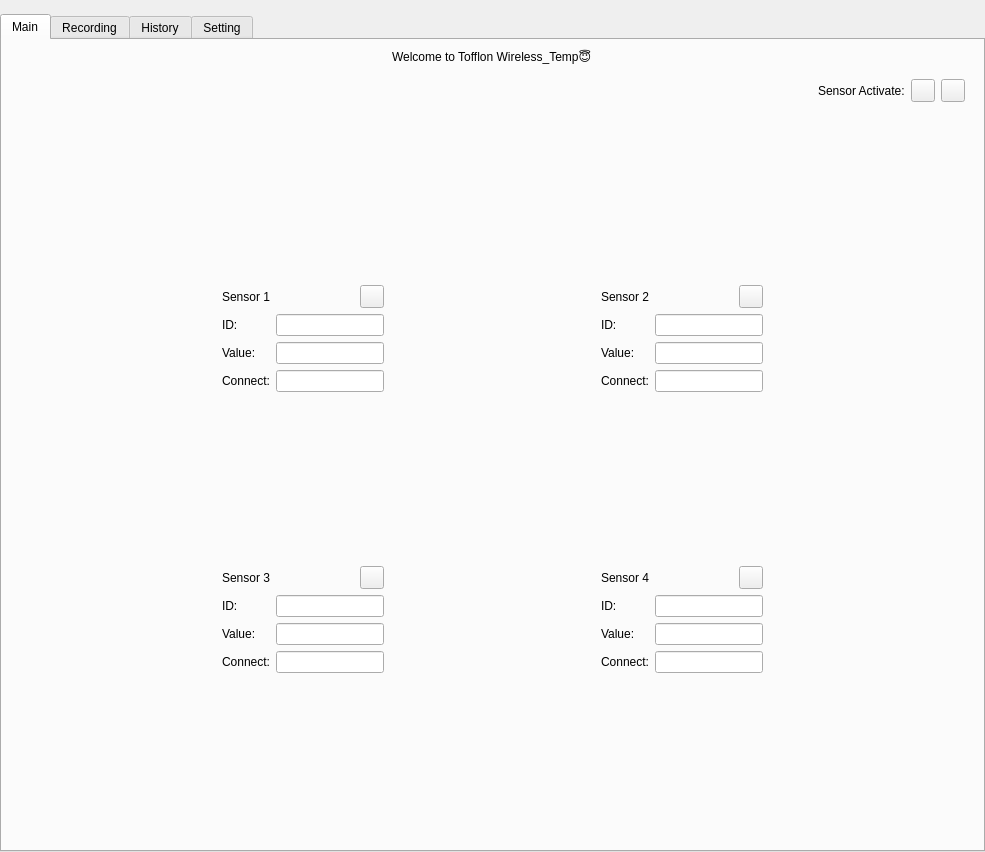
<?xml version="1.0" encoding="UTF-8"?>
<ui version="4.0">
 <class>Form2</class>
 <widget class="QWidget" name="Form2">
  <property name="geometry">
   <rect>
    <x>0</x>
    <y>0</y>
    <width>985</width>
    <height>852</height>
   </rect>
  </property>
  <property name="windowTitle">
   <string>Main</string>
  </property>
  <property name="styleSheet">
   <string notr="true">background-image: url(:/images_source/image/Bg (1).png);</string>
  </property>
  <layout class="QVBoxLayout" name="verticalLayout">
   <property name="spacing">
    <number>0</number>
   </property>
   <property name="leftMargin">
    <number>0</number>
   </property>
   <property name="topMargin">
    <number>0</number>
   </property>
   <property name="rightMargin">
    <number>0</number>
   </property>
   <property name="bottomMargin">
    <number>0</number>
   </property>
   <item>
    <widget class="QLabel" name="label">
     <property name="maximumSize">
      <size>
       <width>188</width>
       <height>77</height>
      </size>
     </property>
     <property name="text">
      <string/>
     </property>
     <property name="pixmap">
      <pixmap resource="main_source.qrc">:/images_source/image/Brand.png</pixmap>
     </property>
     <property name="scaledContents">
      <bool>true</bool>
     </property>
    </widget>
   </item>
   <item>
    <widget class="QTabWidget" name="tabWidget">
     <property name="enabled">
      <bool>true</bool>
     </property>
     <property name="currentIndex">
      <number>0</number>
     </property>
     <property name="iconSize">
      <size>
       <width>32</width>
       <height>32</height>
      </size>
     </property>
     <widget class="QWidget" name="tab_0">
      <attribute name="icon">
       <iconset resource="main_source.qrc">
        <normaloff>:/images_source/image/main.png</normaloff>:/images_source/image/main.png</iconset>
      </attribute>
      <attribute name="title">
       <string>Main</string>
      </attribute>
      <layout class="QVBoxLayout" name="verticalLayout_2">
       <item alignment="Qt::AlignHCenter">
        <widget class="LargeTitleLabel" name="LargeTitleLabel">
         <property name="text">
          <string>Welcome to Tofflon Wireless_Temp😇</string>
         </property>
        </widget>
       </item>
       <item>
        <widget class="QWidget" name="widget" native="true">
         <layout class="QHBoxLayout" name="horizontalLayout">
          <item>
           <spacer name="horizontalSpacer">
            <property name="orientation">
             <enum>Qt::Horizontal</enum>
            </property>
            <property name="sizeHint" stdset="0">
             <size>
              <width>40</width>
              <height>20</height>
             </size>
            </property>
           </spacer>
          </item>
          <item>
           <widget class="BodyLabel" name="BodyLabel">
            <property name="text">
             <string>Sensor Activate:</string>
            </property>
           </widget>
          </item>
          <item>
           <widget class="PrimaryToolButton" name="PrimaryToolButton">
            <property name="icon">
             <iconset resource="main_source.qrc">
              <normaloff>:/images_source/image/运行.png</normaloff>:/images_source/image/运行.png</iconset>
            </property>
           </widget>
          </item>
          <item>
           <widget class="ToolButton" name="ToolButton">
            <property name="icon">
             <iconset resource="main_source.qrc">
              <normaloff>:/images_source/image/结束.png</normaloff>:/images_source/image/结束.png</iconset>
            </property>
           </widget>
          </item>
         </layout>
        </widget>
       </item>
       <item>
        <widget class="QWidget" name="widget_2" native="true">
         <layout class="QGridLayout" name="gridLayout_7">
          <item row="1" column="3">
           <widget class="QWidget" name="widget_4" native="true">
            <layout class="QGridLayout" name="gridLayout_3">
             <item row="3" column="1" colspan="2">
              <widget class="LineEdit" name="LineEdit_9">
               <property name="focusPolicy">
                <enum>Qt::NoFocus</enum>
               </property>
               <property name="contextMenuPolicy">
                <enum>Qt::NoContextMenu</enum>
               </property>
              </widget>
             </item>
             <item row="1" column="1" colspan="2">
              <widget class="LineEdit" name="LineEdit_7">
               <property name="focusPolicy">
                <enum>Qt::NoFocus</enum>
               </property>
               <property name="contextMenuPolicy">
                <enum>Qt::NoContextMenu</enum>
               </property>
              </widget>
             </item>
             <item row="2" column="0">
              <widget class="BodyLabel" name="BodyLabel_10">
               <property name="text">
                <string>Value:</string>
               </property>
              </widget>
             </item>
             <item row="1" column="0">
              <widget class="BodyLabel" name="BodyLabel_9">
               <property name="text">
                <string>ID:</string>
               </property>
              </widget>
             </item>
             <item row="3" column="0">
              <widget class="BodyLabel" name="BodyLabel_8">
               <property name="text">
                <string>Connect:</string>
               </property>
              </widget>
             </item>
             <item row="0" column="2">
              <widget class="ToolButton" name="ToolButton_4">
               <property name="icon">
                <iconset resource="main_source.qrc">
                 <normaloff>:/images_source/image/recipe1.png</normaloff>:/images_source/image/recipe1.png</iconset>
               </property>
              </widget>
             </item>
             <item row="2" column="1" colspan="2">
              <widget class="LineEdit" name="LineEdit_8">
               <property name="focusPolicy">
                <enum>Qt::NoFocus</enum>
               </property>
               <property name="contextMenuPolicy">
                <enum>Qt::NoContextMenu</enum>
               </property>
              </widget>
             </item>
             <item row="0" column="0" colspan="2">
              <widget class="TitleLabel" name="TitleLabel_3">
               <property name="text">
                <string>Sensor 2</string>
               </property>
              </widget>
             </item>
            </layout>
           </widget>
          </item>
          <item row="1" column="1">
           <widget class="QWidget" name="widget_3" native="true">
            <layout class="QGridLayout" name="gridLayout_2">
             <item row="0" column="0" colspan="2">
              <widget class="TitleLabel" name="TitleLabel_2">
               <property name="text">
                <string>Sensor 1</string>
               </property>
              </widget>
             </item>
             <item row="0" column="2">
              <widget class="ToolButton" name="ToolButton_3">
               <property name="icon">
                <iconset resource="main_source.qrc">
                 <normaloff>:/images_source/image/recipe1.png</normaloff>:/images_source/image/recipe1.png</iconset>
               </property>
              </widget>
             </item>
             <item row="1" column="0">
              <widget class="BodyLabel" name="BodyLabel_6">
               <property name="text">
                <string>ID:</string>
               </property>
              </widget>
             </item>
             <item row="2" column="0">
              <widget class="BodyLabel" name="BodyLabel_7">
               <property name="text">
                <string>Value:</string>
               </property>
              </widget>
             </item>
             <item row="2" column="1" colspan="2">
              <widget class="LineEdit" name="LineEdit_5">
               <property name="focusPolicy">
                <enum>Qt::NoFocus</enum>
               </property>
               <property name="contextMenuPolicy">
                <enum>Qt::NoContextMenu</enum>
               </property>
              </widget>
             </item>
             <item row="1" column="1" colspan="2">
              <widget class="LineEdit" name="LineEdit_4">
               <property name="enabled">
                <bool>true</bool>
               </property>
               <property name="focusPolicy">
                <enum>Qt::NoFocus</enum>
               </property>
               <property name="contextMenuPolicy">
                <enum>Qt::NoContextMenu</enum>
               </property>
              </widget>
             </item>
             <item row="3" column="0">
              <widget class="BodyLabel" name="BodyLabel_5">
               <property name="text">
                <string>Connect:</string>
               </property>
              </widget>
             </item>
             <item row="3" column="1" colspan="2">
              <widget class="LineEdit" name="LineEdit_6">
               <property name="focusPolicy">
                <enum>Qt::NoFocus</enum>
               </property>
               <property name="contextMenuPolicy">
                <enum>Qt::NoContextMenu</enum>
               </property>
              </widget>
             </item>
            </layout>
           </widget>
          </item>
          <item row="3" column="1">
           <widget class="QWidget" name="widget_5" native="true">
            <layout class="QGridLayout" name="gridLayout_5">
             <item row="2" column="0">
              <widget class="BodyLabel" name="BodyLabel_15">
               <property name="text">
                <string>Value:</string>
               </property>
              </widget>
             </item>
             <item row="1" column="0">
              <widget class="BodyLabel" name="BodyLabel_14">
               <property name="text">
                <string>ID:</string>
               </property>
              </widget>
             </item>
             <item row="2" column="1" colspan="2">
              <widget class="LineEdit" name="LineEdit_13">
               <property name="focusPolicy">
                <enum>Qt::NoFocus</enum>
               </property>
               <property name="contextMenuPolicy">
                <enum>Qt::NoContextMenu</enum>
               </property>
              </widget>
             </item>
             <item row="0" column="0" colspan="2">
              <widget class="TitleLabel" name="TitleLabel_5">
               <property name="text">
                <string>Sensor 3</string>
               </property>
              </widget>
             </item>
             <item row="3" column="1" colspan="2">
              <widget class="LineEdit" name="LineEdit_14">
               <property name="focusPolicy">
                <enum>Qt::NoFocus</enum>
               </property>
               <property name="contextMenuPolicy">
                <enum>Qt::NoContextMenu</enum>
               </property>
              </widget>
             </item>
             <item row="0" column="2">
              <widget class="ToolButton" name="ToolButton_6">
               <property name="icon">
                <iconset resource="main_source.qrc">
                 <normaloff>:/images_source/image/recipe1.png</normaloff>:/images_source/image/recipe1.png</iconset>
               </property>
              </widget>
             </item>
             <item row="3" column="0">
              <widget class="BodyLabel" name="BodyLabel_16">
               <property name="text">
                <string>Connect:</string>
               </property>
              </widget>
             </item>
             <item row="1" column="1" colspan="2">
              <widget class="LineEdit" name="LineEdit_15">
               <property name="focusPolicy">
                <enum>Qt::NoFocus</enum>
               </property>
               <property name="contextMenuPolicy">
                <enum>Qt::NoContextMenu</enum>
               </property>
              </widget>
             </item>
            </layout>
           </widget>
          </item>
          <item row="1" column="2" rowspan="3">
           <spacer name="horizontalSpacer_4">
            <property name="orientation">
             <enum>Qt::Horizontal</enum>
            </property>
            <property name="sizeHint" stdset="0">
             <size>
              <width>40</width>
              <height>20</height>
             </size>
            </property>
           </spacer>
          </item>
          <item row="4" column="2">
           <spacer name="verticalSpacer_2">
            <property name="orientation">
             <enum>Qt::Vertical</enum>
            </property>
            <property name="sizeHint" stdset="0">
             <size>
              <width>20</width>
              <height>40</height>
             </size>
            </property>
           </spacer>
          </item>
          <item row="1" column="4" rowspan="3">
           <spacer name="horizontalSpacer_3">
            <property name="orientation">
             <enum>Qt::Horizontal</enum>
            </property>
            <property name="sizeHint" stdset="0">
             <size>
              <width>40</width>
              <height>20</height>
             </size>
            </property>
           </spacer>
          </item>
          <item row="0" column="2">
           <spacer name="verticalSpacer">
            <property name="orientation">
             <enum>Qt::Vertical</enum>
            </property>
            <property name="sizeHint" stdset="0">
             <size>
              <width>20</width>
              <height>40</height>
             </size>
            </property>
           </spacer>
          </item>
          <item row="3" column="3">
           <widget class="QWidget" name="widget_6" native="true">
            <layout class="QGridLayout" name="gridLayout_6">
             <item row="0" column="0" colspan="2">
              <widget class="TitleLabel" name="TitleLabel_6">
               <property name="text">
                <string>Sensor 4</string>
               </property>
              </widget>
             </item>
             <item row="0" column="2">
              <widget class="ToolButton" name="ToolButton_7">
               <property name="icon">
                <iconset resource="main_source.qrc">
                 <normaloff>:/images_source/image/recipe1.png</normaloff>:/images_source/image/recipe1.png</iconset>
               </property>
              </widget>
             </item>
             <item row="1" column="0">
              <widget class="BodyLabel" name="BodyLabel_17">
               <property name="text">
                <string>ID:</string>
               </property>
              </widget>
             </item>
             <item row="2" column="0">
              <widget class="BodyLabel" name="BodyLabel_18">
               <property name="text">
                <string>Value:</string>
               </property>
              </widget>
             </item>
             <item row="2" column="1" colspan="2">
              <widget class="LineEdit" name="LineEdit_16">
               <property name="focusPolicy">
                <enum>Qt::NoFocus</enum>
               </property>
               <property name="contextMenuPolicy">
                <enum>Qt::NoContextMenu</enum>
               </property>
              </widget>
             </item>
             <item row="3" column="0">
              <widget class="BodyLabel" name="BodyLabel_19">
               <property name="text">
                <string>Connect:</string>
               </property>
              </widget>
             </item>
             <item row="3" column="1" colspan="2">
              <widget class="LineEdit" name="LineEdit_17">
               <property name="focusPolicy">
                <enum>Qt::NoFocus</enum>
               </property>
               <property name="contextMenuPolicy">
                <enum>Qt::NoContextMenu</enum>
               </property>
              </widget>
             </item>
             <item row="1" column="1" colspan="2">
              <widget class="LineEdit" name="LineEdit_18">
               <property name="focusPolicy">
                <enum>Qt::NoFocus</enum>
               </property>
               <property name="contextMenuPolicy">
                <enum>Qt::NoContextMenu</enum>
               </property>
              </widget>
             </item>
            </layout>
           </widget>
          </item>
          <item row="1" column="0" rowspan="3">
           <spacer name="horizontalSpacer_2">
            <property name="orientation">
             <enum>Qt::Horizontal</enum>
            </property>
            <property name="sizeType">
             <enum>QSizePolicy::Expanding</enum>
            </property>
            <property name="sizeHint" stdset="0">
             <size>
              <width>40</width>
              <height>20</height>
             </size>
            </property>
           </spacer>
          </item>
          <item row="2" column="1">
           <spacer name="verticalSpacer_3">
            <property name="orientation">
             <enum>Qt::Vertical</enum>
            </property>
            <property name="sizeHint" stdset="0">
             <size>
              <width>20</width>
              <height>40</height>
             </size>
            </property>
           </spacer>
          </item>
          <item row="2" column="3">
           <spacer name="verticalSpacer_4">
            <property name="orientation">
             <enum>Qt::Vertical</enum>
            </property>
            <property name="sizeHint" stdset="0">
             <size>
              <width>20</width>
              <height>40</height>
             </size>
            </property>
           </spacer>
          </item>
         </layout>
        </widget>
       </item>
      </layout>
     </widget>
     <widget class="QWidget" name="tab_1">
      <attribute name="icon">
       <iconset resource="main_source.qrc">
        <normaloff>:/images_source/image/parameter1.png</normaloff>:/images_source/image/parameter1.png</iconset>
      </attribute>
      <attribute name="title">
       <string>Recording</string>
      </attribute>
      <layout class="QVBoxLayout" name="verticalLayout_4">
       <item>
        <widget class="LargeTitleLabel" name="LargeTitleLabel_2">
         <property name="text">
          <string>Recording Page</string>
         </property>
         <property name="alignment">
          <set>Qt::AlignHCenter|Qt::AlignTop</set>
         </property>
        </widget>
       </item>
       <item>
        <widget class="QWidget" name="widget_8" native="true">
         <layout class="QGridLayout" name="gridLayout">
          <item row="1" column="2">
           <spacer name="horizontalSpacer_6">
            <property name="orientation">
             <enum>Qt::Horizontal</enum>
            </property>
            <property name="sizeHint" stdset="0">
             <size>
              <width>40</width>
              <height>20</height>
             </size>
            </property>
           </spacer>
          </item>
          <item row="0" column="1">
           <spacer name="verticalSpacer_8">
            <property name="orientation">
             <enum>Qt::Vertical</enum>
            </property>
            <property name="sizeHint" stdset="0">
             <size>
              <width>20</width>
              <height>40</height>
             </size>
            </property>
           </spacer>
          </item>
          <item row="1" column="0">
           <spacer name="horizontalSpacer_5">
            <property name="orientation">
             <enum>Qt::Horizontal</enum>
            </property>
            <property name="sizeHint" stdset="0">
             <size>
              <width>40</width>
              <height>20</height>
             </size>
            </property>
           </spacer>
          </item>
          <item row="2" column="1">
           <spacer name="verticalSpacer_9">
            <property name="orientation">
             <enum>Qt::Vertical</enum>
            </property>
            <property name="sizeHint" stdset="0">
             <size>
              <width>20</width>
              <height>40</height>
             </size>
            </property>
           </spacer>
          </item>
          <item row="1" column="1">
           <widget class="QWidget" name="widget_7" native="true">
            <property name="styleSheet">
             <string notr="true"/>
            </property>
            <layout class="QVBoxLayout" name="verticalLayout_3">
             <item>
              <widget class="StrongBodyLabel" name="StrongBodyLabel">
               <property name="styleSheet">
                <string notr="true">FluentLabelBase {
    color: black;
}

HyperlinkLabel {
    color: #009faa;
    border: none;
    background-color: transparent;
    text-align: left;
    padding: 0;
    margin: 0;
}

HyperlinkLabel[underline=true] {
    text-decoration: underline;
}

HyperlinkLabel[underline=false] {
    text-decoration: none;
}

HyperlinkLabel:hover {
    color: #007780;
}

HyperlinkLabel:pressed {
    color: #00a7b3;
}
FluentLabelBase{color:#000000}</string>
               </property>
               <property name="text">
                <string>Batch Number:</string>
               </property>
              </widget>
             </item>
             <item>
              <widget class="LineEdit" name="LineEdit"/>
             </item>
             <item>
              <spacer name="verticalSpacer_5">
               <property name="orientation">
                <enum>Qt::Vertical</enum>
               </property>
               <property name="sizeType">
                <enum>QSizePolicy::Fixed</enum>
               </property>
               <property name="sizeHint" stdset="0">
                <size>
                 <width>20</width>
                 <height>20</height>
                </size>
               </property>
              </spacer>
             </item>
             <item>
              <widget class="StrongBodyLabel" name="StrongBodyLabel_2">
               <property name="text">
                <string>PassWord:</string>
               </property>
              </widget>
             </item>
             <item>
              <widget class="PasswordLineEdit" name="PasswordLineEdit"/>
             </item>
             <item>
              <spacer name="verticalSpacer_6">
               <property name="orientation">
                <enum>Qt::Vertical</enum>
               </property>
               <property name="sizeHint" stdset="0">
                <size>
                 <width>20</width>
                 <height>40</height>
                </size>
               </property>
              </spacer>
             </item>
             <item>
              <widget class="PrimaryPushButton" name="PrimaryPushButton">
               <property name="text">
                <string>Start Recording</string>
               </property>
              </widget>
             </item>
             <item>
              <spacer name="verticalSpacer_7">
               <property name="orientation">
                <enum>Qt::Vertical</enum>
               </property>
               <property name="sizeType">
                <enum>QSizePolicy::Fixed</enum>
               </property>
               <property name="sizeHint" stdset="0">
                <size>
                 <width>20</width>
                 <height>10</height>
                </size>
               </property>
              </spacer>
             </item>
             <item>
              <widget class="PushButton" name="PushButton">
               <property name="text">
                <string>Finish Recording</string>
               </property>
              </widget>
             </item>
            </layout>
           </widget>
          </item>
         </layout>
        </widget>
       </item>
      </layout>
     </widget>
     <widget class="QWidget" name="tab_2">
      <attribute name="icon">
       <iconset resource="main_source.qrc">
        <normaloff>:/images_source/image/history1.png</normaloff>:/images_source/image/history1.png</iconset>
      </attribute>
      <attribute name="title">
       <string>History</string>
      </attribute>
      <layout class="QVBoxLayout" name="verticalLayout_5">
       <item>
        <widget class="LargeTitleLabel" name="LargeTitleLabel_3">
         <property name="sizePolicy">
          <sizepolicy hsizetype="Preferred" vsizetype="Fixed">
           <horstretch>0</horstretch>
           <verstretch>0</verstretch>
          </sizepolicy>
         </property>
         <property name="text">
          <string>DataBase History</string>
         </property>
         <property name="alignment">
          <set>Qt::AlignHCenter|Qt::AlignTop</set>
         </property>
        </widget>
       </item>
       <item>
        <widget class="QWidget" name="widget_9" native="true">
         <property name="sizePolicy">
          <sizepolicy hsizetype="Preferred" vsizetype="Fixed">
           <horstretch>0</horstretch>
           <verstretch>0</verstretch>
          </sizepolicy>
         </property>
         <layout class="QHBoxLayout" name="horizontalLayout_2">
          <item>
           <widget class="StrongBodyLabel" name="StrongBodyLabel_3">
            <property name="text">
             <string>File Choosing:</string>
            </property>
            <property name="scaledContents">
             <bool>true</bool>
            </property>
           </widget>
          </item>
          <item>
           <widget class="ComboBox" name="ComboBox">
            <property name="sizePolicy">
             <sizepolicy hsizetype="Expanding" vsizetype="Fixed">
              <horstretch>0</horstretch>
              <verstretch>0</verstretch>
             </sizepolicy>
            </property>
            <property name="minimumSize">
             <size>
              <width>0</width>
              <height>0</height>
             </size>
            </property>
            <property name="sizeIncrement">
             <size>
              <width>0</width>
              <height>0</height>
             </size>
            </property>
            <property name="baseSize">
             <size>
              <width>0</width>
              <height>0</height>
             </size>
            </property>
            <property name="iconSize">
             <size>
              <width>16</width>
              <height>16</height>
             </size>
            </property>
           </widget>
          </item>
          <item>
           <widget class="PrimaryPushButton" name="PrimaryPushButton_2">
            <property name="sizePolicy">
             <sizepolicy hsizetype="Preferred" vsizetype="Fixed">
              <horstretch>0</horstretch>
              <verstretch>0</verstretch>
             </sizepolicy>
            </property>
            <property name="text">
             <string>Load in</string>
            </property>
            <property name="flat">
             <bool>false</bool>
            </property>
           </widget>
          </item>
          <item>
           <widget class="PrimaryToolButton" name="PrimaryToolButton_2">
            <property name="sizePolicy">
             <sizepolicy hsizetype="Preferred" vsizetype="Fixed">
              <horstretch>0</horstretch>
              <verstretch>0</verstretch>
             </sizepolicy>
            </property>
            <property name="icon">
             <iconset resource="main_source.qrc">
              <normaloff>:/images_source/image/recipe1.png</normaloff>:/images_source/image/recipe1.png</iconset>
            </property>
           </widget>
          </item>
          <item>
           <spacer name="horizontalSpacer_7">
            <property name="orientation">
             <enum>Qt::Horizontal</enum>
            </property>
            <property name="sizeHint" stdset="0">
             <size>
              <width>40</width>
              <height>20</height>
             </size>
            </property>
           </spacer>
          </item>
         </layout>
        </widget>
       </item>
       <item>
        <widget class="TableView" name="TableView">
         <property name="enabled">
          <bool>true</bool>
         </property>
         <property name="sizePolicy">
          <sizepolicy hsizetype="Preferred" vsizetype="Expanding">
           <horstretch>0</horstretch>
           <verstretch>0</verstretch>
          </sizepolicy>
         </property>
         <property name="editTriggers">
          <set>QAbstractItemView::AnyKeyPressed|QAbstractItemView::EditKeyPressed</set>
         </property>
        </widget>
       </item>
       <item>
        <widget class="QWidget" name="widget_10" native="true">
         <property name="sizePolicy">
          <sizepolicy hsizetype="Preferred" vsizetype="Expanding">
           <horstretch>0</horstretch>
           <verstretch>0</verstretch>
          </sizepolicy>
         </property>
        </widget>
       </item>
      </layout>
     </widget>
     <widget class="QWidget" name="tab_3">
      <attribute name="icon">
       <iconset resource="main_source.qrc">
        <normaloff>:/images_source/image/control1.png</normaloff>:/images_source/image/control1.png</iconset>
      </attribute>
      <attribute name="title">
       <string>Setting</string>
      </attribute>
      <layout class="QVBoxLayout" name="verticalLayout_6">
       <item>
        <widget class="LargeTitleLabel" name="LargeTitleLabel_4">
         <property name="sizePolicy">
          <sizepolicy hsizetype="Preferred" vsizetype="Fixed">
           <horstretch>0</horstretch>
           <verstretch>0</verstretch>
          </sizepolicy>
         </property>
         <property name="text">
          <string>System Setting</string>
         </property>
         <property name="alignment">
          <set>Qt::AlignHCenter|Qt::AlignTop</set>
         </property>
        </widget>
       </item>
       <item>
        <widget class="QWidget" name="widget_11" native="true">
         <layout class="QGridLayout" name="gridLayout_4">
          <item row="3" column="2">
           <spacer name="horizontalSpacer_8">
            <property name="orientation">
             <enum>Qt::Horizontal</enum>
            </property>
            <property name="sizeHint" stdset="0">
             <size>
              <width>40</width>
              <height>20</height>
             </size>
            </property>
           </spacer>
          </item>
          <item row="3" column="0">
           <widget class="StrongBodyLabel" name="StrongBodyLabel_5">
            <property name="text">
             <string>Port:</string>
            </property>
           </widget>
          </item>
          <item row="4" column="0">
           <widget class="StrongBodyLabel" name="StrongBodyLabel_6">
            <property name="text">
             <string>Recording Delay:</string>
            </property>
           </widget>
          </item>
          <item row="1" column="1">
           <widget class="LineEdit" name="LineEdit_2"/>
          </item>
          <item row="1" column="0">
           <widget class="StrongBodyLabel" name="StrongBodyLabel_4">
            <property name="text">
             <string>IP Address:</string>
            </property>
           </widget>
          </item>
          <item row="4" column="1">
           <widget class="LineEdit" name="LineEdit_10"/>
          </item>
          <item row="3" column="1">
           <widget class="LineEdit" name="LineEdit_3"/>
          </item>
          <item row="5" column="1">
           <spacer name="verticalSpacer_10">
            <property name="orientation">
             <enum>Qt::Vertical</enum>
            </property>
            <property name="sizeHint" stdset="0">
             <size>
              <width>20</width>
              <height>40</height>
             </size>
            </property>
           </spacer>
          </item>
         </layout>
        </widget>
       </item>
      </layout>
     </widget>
    </widget>
   </item>
  </layout>
 </widget>
 <customwidgets>
  <customwidget>
   <class>ComboBox</class>
   <extends>QPushButton</extends>
   <header>qfluentwidgets</header>
  </customwidget>
  <customwidget>
   <class>PushButton</class>
   <extends>QPushButton</extends>
   <header>qfluentwidgets</header>
  </customwidget>
  <customwidget>
   <class>PrimaryPushButton</class>
   <extends>PushButton</extends>
   <header>qfluentwidgets</header>
  </customwidget>
  <customwidget>
   <class>ToolButton</class>
   <extends>QToolButton</extends>
   <header>qfluentwidgets</header>
  </customwidget>
  <customwidget>
   <class>PrimaryToolButton</class>
   <extends>ToolButton</extends>
   <header>qfluentwidgets</header>
  </customwidget>
  <customwidget>
   <class>BodyLabel</class>
   <extends>QLabel</extends>
   <header>qfluentwidgets</header>
  </customwidget>
  <customwidget>
   <class>StrongBodyLabel</class>
   <extends>QLabel</extends>
   <header>qfluentwidgets</header>
  </customwidget>
  <customwidget>
   <class>TitleLabel</class>
   <extends>QLabel</extends>
   <header>qfluentwidgets</header>
  </customwidget>
  <customwidget>
   <class>LargeTitleLabel</class>
   <extends>QLabel</extends>
   <header>qfluentwidgets</header>
  </customwidget>
  <customwidget>
   <class>LineEdit</class>
   <extends>QLineEdit</extends>
   <header>qfluentwidgets</header>
  </customwidget>
  <customwidget>
   <class>PasswordLineEdit</class>
   <extends>LineEdit</extends>
   <header>qfluentwidgets</header>
  </customwidget>
  <customwidget>
   <class>TableView</class>
   <extends>QTableView</extends>
   <header>qfluentwidgets</header>
  </customwidget>
 </customwidgets>
 <resources>
  <include location="main_source.qrc"/>
 </resources>
 <connections/>
</ui>
